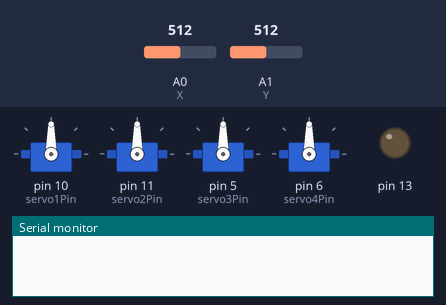
The sketch below on a simulated Arduino Uno, built with avr-gcc and run on an emulated ATmega328P. Shown: 4 × servo, output pins drawn as LEDs (lit = HIGH), the last lines printed to the serial monitor. The inputs (shaded band) are chosen by the test bench; at power-on: A0 (X) = 512, A1 (Y) = 512.

Above: at 1.2 s.
1.3 s: A0 (X) set to 559
2.8 s: A0 (X) set to 593
At 2.96 s:
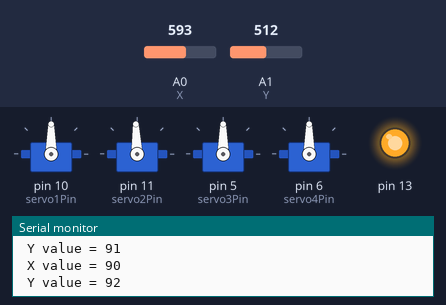
At 4.17 s:
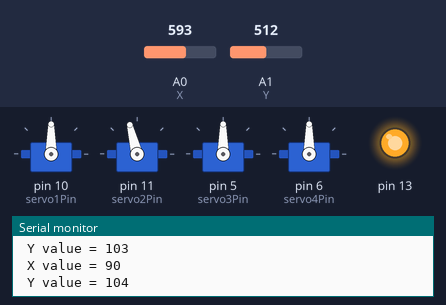
5.8 s: A1 (Y) set to 565
8.8 s: A1 (Y) set to 587
At 9.01 s:
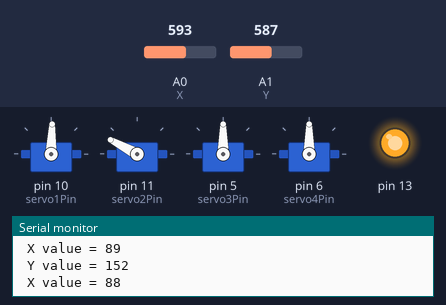
11.8 s: A1 (Y) set to 306
14.8 s: A0 (X) set to 306
At 17.83 s:
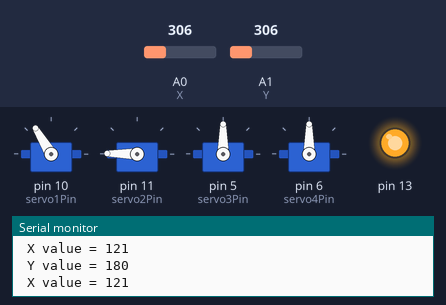
Timing chart, 0 to 21.3 s (numbered marks = the images above; inputs shaded):
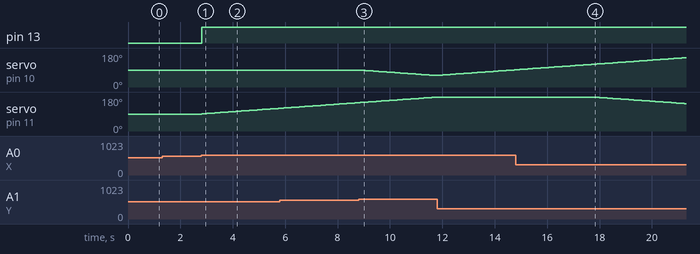

Measured:
- the behaviour switches between 574 and 575 on A0 (X) (found by bisection; images 0 and 1)
- the behaviour switches between 574 and 575 on A1 (Y) (found by bisection; images 2 and 3)
- after the input at 1.3 s, every drawn part: stays the same
- after the input at 2.8 s, pin 13: LOW → HIGH at once; servo on pin 11 (servo2Pin): moves from 90° to 120° over 2.9 s, starting at once
- after the input at 8.8 s, servo on pin 10 (servo1Pin): moves from 90° to 61° over 2.8 s, starting after 0.06 s
- after the input at 14.8 s, servo on pin 11 (servo2Pin): moves from 180° to 145° over 3.5 s, starting after 3.0 s

The sketch:

servo_joystick.ino
```cpp
#include <Servo.h>

Servo servo1;  // Define servo1 object
Servo servo2;  // Define servo2 object

Servo servo3;  // Define servo3 object
Servo servo4;  // Define servo4 object

int servo1Pin = 10;  // PWM pin for servo1   Black
int servo2Pin = 11; // PWM pin for servo2    Blue

int servo3Pin = 5;  // PWM pin for servo3    Black
int servo4Pin = 6; // PWM pin for servo4     Blue


int X=A0;   //ANALOG INPUT A0
int Y=A1;   //ANALOG INPUT A1
int PosX;
int PosY;
int Xs;
int Ys;
int Xp=90; // DEFINE WITH INITIAL STATE
int Yp=90; // DEFINE WITH INITIAL STATE

int Selector = 1;  // 1--> servo1     2---> servo2


void setup() {      // this code works with the JOYSTICK and the serial prompt
  Serial.begin(9600);
  servo1.attach(servo1Pin); // Attach servo1 to its pin
  servo2.attach(servo2Pin); // Attach servo2 to its pin
  servo3.attach(servo3Pin); // Attach servo1 to its pin
  servo4.attach(servo4Pin); // Attach servo2 to its pin
  pinMode(13,OUTPUT);
  pinMode(X,INPUT);
  pinMode(Y,INPUT);
  digitalWrite(13,LOW);  // FORCE INITIAL STATE TO TURN OFF THE LED
}

void loop() {
  PosX=analogRead(X)*180./1023.;
  PosY=analogRead(Y)*180./1023.;

  if (Selector==1){    // servo 1 tuning
     Xs=PosX;   // this to check if direction of movement complies, other wise to 180-Posx
     Ys=180-PosY; // this to check if direction of movement complies, other wise to 180-Posy


    //digitalWrite(13,HIGH);

    if (Xs>100){
      digitalWrite(13,HIGH);
      Xp=Xp+1;
      servo2.write(Xp);
      Serial.print(" X value = ");
      Serial.println(Yp);
      Serial.print(" Y value = ");
      Serial.println(Xp);
    }

    if (Ys>100){
      digitalWrite(13,HIGH);
      Yp=Yp+1;
      servo1.write(Yp);
      Serial.print(" X value = ");
      Serial.println(Yp);
      Serial.print(" Y value = ");
      Serial.println(Xp);
    }

    if (Xs<80){
      digitalWrite(13,HIGH);
      Xp=Xp-1;
      servo2.write(Xp);
      Serial.print(" X value = ");
      Serial.println(Yp);
      Serial.print(" Y value = ");
      Serial.println(Xp);
    }

    if (Ys<80){
      digitalWrite(13,HIGH);
      Yp=Yp-1;
      servo1.write(Yp);
      Serial.print(" X value = ");
      Serial.println(Yp);
      Serial.print(" Y value = ");
      Serial.println(Xp);
    }
    delay(100);
  }


  else{   // servo 2 tuning
     Xs=180-PosX;   // this to check if direction of movement complies, other wise to 180-Posx
     Ys=PosY; // this to check if direction of movement complies, other wise to 180-Posy


    // digitalWrite(13,HIGH);

    if (Xs>100){
      digitalWrite(13,HIGH);
      Xp=Xp+1;
      servo4.write(Xp);
      Serial.print(" X value = ");
      Serial.println(Yp);
      Serial.print(" Y value = ");
      Serial.println(Xp);
    }

    if (Ys>100){
      digitalWrite(13,HIGH);
      Yp=Yp+1;
      servo3.write(Yp);
      Serial.print(" X value = ");
      Serial.println(Yp);
      Serial.print(" Y value = ");
      Serial.println(Xp);
    }

    if (Xs<80){
      digitalWrite(13,HIGH);
      Xp=Xp-1;
      servo4.write(Xp);
      Serial.print(" X value = ");
      Serial.println(Yp);
      Serial.print(" Y value = ");
      Serial.println(Xp);
    }

    if (Ys<80){
      digitalWrite(13,HIGH);
      Yp=Yp-1;
      servo3.write(Yp);
      Serial.print(" X value = ");
      Serial.println(Yp);
      Serial.print(" Y value = ");
      Serial.println(Xp);
    }
    delay(100);

  }
}
```
